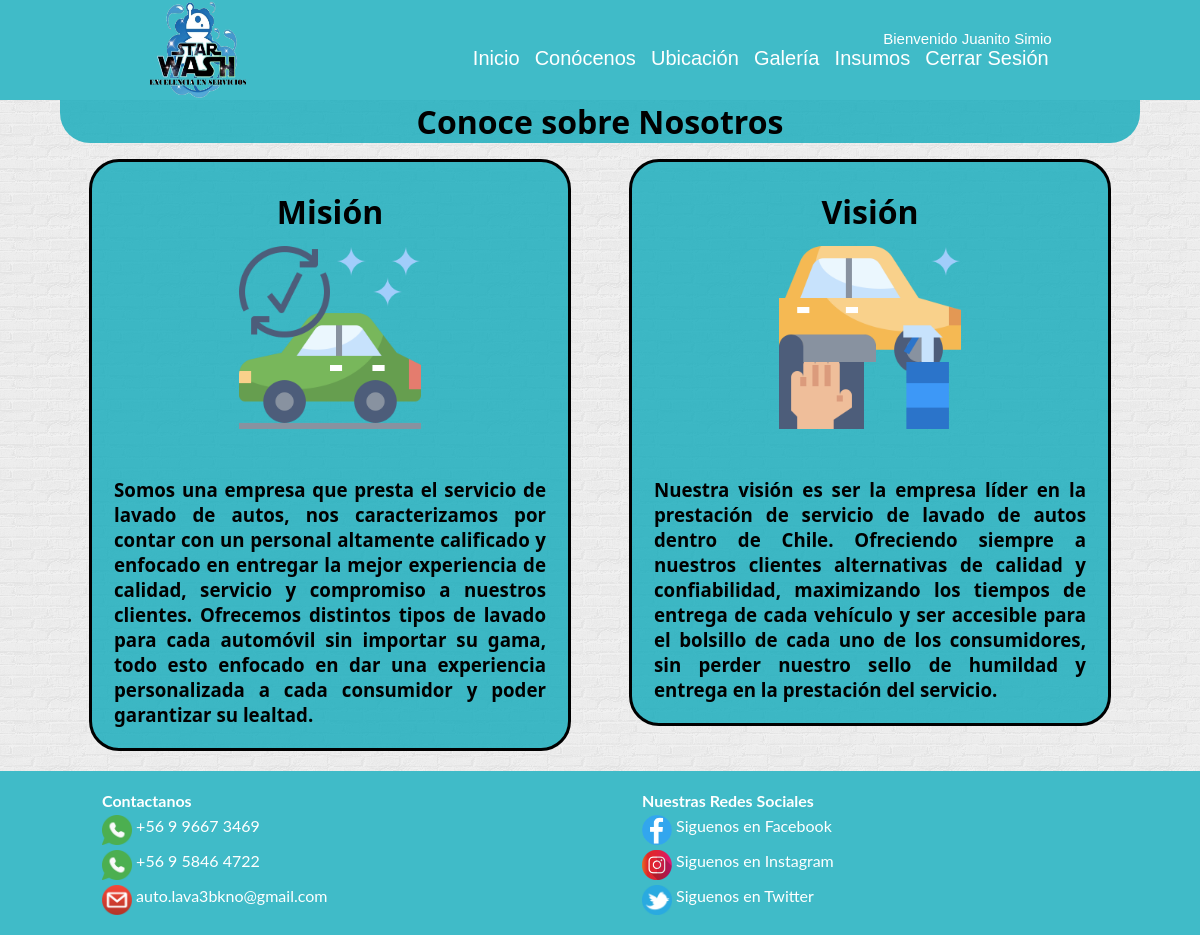
The page /conocenos/ (signed in) on the database its author committed.
### StarWash/models.py (models this page shows, shortened)
class MisionVision(models.Model):
    nombre=models.CharField(max_length=60,primary_key=True)
    mision = models.TextField()
    imagenMision=models.ImageField(upload_to='misionVision',null=True)
    vision = models.TextField()
    imagenVision=models.ImageField(upload_to='misionVision',null=True)

### StarWash/views.py (the view)
# urls.py: path('conocenos/',conocenos,name="CONOCENOS"),
def conocenos(request):
    myv = MisionVision.objects.all()
    return render(request,'web/conocenos.html',{'myv':myv})

### StarWash/templates/web/conocenos.html (shortened to what this page needs)
{% extends "web/base.html" %}
{% load static%}
{% block contenido %}
    <h1>Conoce sobre Nosotros</h1>
    {% for item in myv %}
    <div class="conocenos">
        <div class="mision">
            <h2>Misión</h2>
                        <img src="{{item.imagenMision.url}}" alt="">
            <h3>
                {{item.mision}}
            </h3>
        </div>
        <div class="vision">
            <h2>Visión</h2>
                        <img src="{{item.imagenVision.url}}" alt="">
            <h3>
                {{item.vision}}
            </h3>
        </div>
    </div>
    {% endfor %}
{% endblock contenido %}

### StarWash/templates/web/base.html (shortened to what this page needs)
<!DOCTYPE html>
<html lang="es">
{% load static %}
<head>
    <link rel="stylesheet" href="{% static 'css/estilos.css' %}"> {% block estilos %} {% endblock estilos %}
    <link rel="icon" href="{% static 'img/logo/Logo.png' %}" /> {% load pwa %} {% progressive_web_app_meta %}
</head>
<body>
    <header class="header">
        <div class="container logo-nav-container">
            <div class="logo">
                <a href="{% url 'INDEX' %}">
                    <img src="{% static 'img/logo/Logo.png' %}" alt="">
                </a>
            </div>
            <div class="barraMenu">
                <div class="bienvenidaUsuario">
                    {% if user.is_authenticated %}
                    <p> Bienvenido {{user.first_name}} {{user.last_name}}</p>
                    {% endif%}
                </div>
                <nav class="navigation">
                    <ul class="">
                        <li><a href="{% url 'INDEX' %}">Inicio</a></li>
                        <li><a href="{% url 'CONOCENOS' %}">Conócenos</a></li>
                        <li><a href="{% url 'UBICACION' %}">Ubicación</a></li>
                        <li><a href="{% url 'GALERIA' %}">Galería</a></li>
                        {% if user.is_authenticated %}
                        <li><a href="{% url 'INSUMOS' %}">Insumos</a></li>
                        <li><a href="{% url 'LOGOUT' %}">Cerrar Sesión</a></li>
                        {% else %}
                        <li><a href="{% url 'FORMULARIO' %}">Registrar</a></li>
                        <li><a href="{% url 'LOGIN' %}">Iniciar Sesión</a></li>
                        {% endif%}
                    </ul>
                </nav>
            </div>
        </div>
    </header>
    <main class="main">
        <div class="container">
            {% block contenido %} {% endblock contenido %}
        </div>
    </main>
    <footer class="footer">
        <div class="container">
            <div class="icon-footer ">
                <div class="contactanos">
                    <h4>Contactanos</h4>
                    <p>
                        <a href="https://web.whatsapp.com/ " target="_blank ">
                            <img src="{% static 'img/redesSociales/icon_whatsapp.png' %} "> +56 9 9667 3469
                        </a>
                    </p>
                    <p>
                        <a href="https://web.whatsapp.com/ " target="_blank ">
                            <img src="{% static 'img/redesSociales/icon_whatsapp.png' %} "> +56 9 5846 4722
                        </a>
                    </p>
                    <p>
                        <a href="https://www.gmail.com/mail/help/intl/es/about.html?iframe " target="_blank ">
                            <img src="{% static 'img/redesSociales/icon_gmail.png' %} "> auto.lava3bkno@gmail.com
                        </a>
                    </p>
                </div>
                <div class="redesSociales">
                    <h4>Nuestras Redes Sociales</h4>
                    <p>
                        <a href="https://www.facebook.com/miguel.lavado.1829 " target="_blank ">
                            <img src="{% static 'img/redesSociales/icon_facebook.png' %} "> Siguenos en Facebook
                        </a>
                    </p>
                    <p>
                        <a href="https://www.instagram.com/autolavtresope/?hl=en " target="_blank ">
                            <img src="{% static 'img/redesSociales/icon_instagram.png' %} "> Siguenos en Instagram
                        </a>
                    </p>
                    <p>
                        <a href="https://twitter.com/AutoLavado7 " target="_blank ">
                            <img src="{% static 'img/redesSociales/icon_twitter.png' %} "> Siguenos en Twitter
                        </a>
                    </p>
                </div>
            </div>
        </div>
    </footer>
</body>
</html>

### StarWash/static/css/estilos.css (style rules this page uses)
* { margin: 0 auto; }
.container { width: 90%; height: 100%; max-width: 1400px; margin: 0 auto; }
.container h1 { background: #1abc; text-align: center; margin-bottom: 5px; border-bottom-left-radius: 30px; border-bottom-right-radius: 30px; }
.header { background: #1abc; color: white; left: 0; top: 0; width: 100%; }
.header a { text-decoration: none; color: white; }
.logo { width: 100px; height: 100px; }
.logo img { width: 100%; height: 100%; }
.logo-nav-container { display: flex; justify-content: space-between; align-items: center; flex-wrap: wrap; }
.bienvenidaUsuario { text-align: right; margin-right: 0; text-decoration: none; color: white; font-family: 'Gill Sans', 'Gill Sans MT', Calibri, 'Trebuchet MS', sans-serif; font-size: 15px; }
.navigation ul li { display: inline-block; padding-left: 5px; right: 0; text-align: center; }
.navigation a { padding: 3px; transition: all 0.4s linear; border-radius: 5px; font-family: 'Gill Sans', 'Gill Sans MT', Calibri, 'Trebuchet MS', sans-serif; font-size: 20px; }
.main { width: 100%; height: 100%; font-family: 'Segoe UI', Tahoma, Geneva, Verdana, sans-serif; background-image: url(../img/brickwall.png); }
.footer { background: #1abc; width: 100%; margin-bottom: 0; position: relative; }
.footer h5, h4 { color: white; }
.icon-footer { display: flex; flex-wrap: wrap; padding-top: 20px; padding-bottom: 20px; }
.icon-footer img { height: 30px; width: 30px; margin-top: 5px; vertical-align: middle; }
.icon-footer a { text-decoration: none; color: white; }
.contactanos { width: 45%; padding-left: 30px; }
.redesSociales { width: 45%; padding-left: 30px; }
body { font-family: 'lato'; }
.conocenos { display: flex; flex-wrap: wrap; margin: 0 auto; justify-content: center; }
.mision { margin-top: 1%; margin-bottom: 20px; width: 40%; height: 40%; min-height: 500px; min-width: 220px; padding: 2%; align-content: center; text-align: center; background-color: #1abc; border-radius: 30px; border: solid black; }
.mision img { width: 45%; text-align: center; margin-bottom: 7px; }
.mision h2 { margin-top: 7px; text-align: center; margin-bottom: 7px; font-size: xx-large; }
.mision h3 { margin-top: 30px; text-align: justify; float: left; }
.vision { margin-top: 1%; margin-bottom: 20px; width: 40%; height: 40%; min-height: 500px; min-width: 220px; padding: 2%; align-content: center; text-align: center; background-color: #1abc; border-radius: 30px; border: solid black; }
.vision img { width: 45%; text-align: center; margin-bottom: 7px; }
.vision h2 { margin-top: 7px; text-align: center; margin-bottom: 7px; font-size: xx-large; }
.vision h3 { margin-top: 30px; text-align: justify; float: left; }

### rows shown on the page
MisionVision: imagenMision (picture), mision "Somos una empresa que presta el servicio de lavado de autos, nos caracterizamos por contar con un personal altamente calificado y enfocado en entregar la mejor experiencia de calidad, servicio y compromiso a nuestros clientes. Ofrecemos distintos tipos de lavado para cada automóvil sin importar su gama, todo esto enfocado en dar una experiencia personalizada a cada consumidor y poder garantizar su lealtad.", imagenVision (picture), vision "Nuestra visión es ser la empresa líder en la prestación de servicio de lavado de autos dentro de Chile. Ofreciendo siempre a nuestros clientes alternativas de calidad y confiabilidad, maximizando los tiempos de entrega de cada vehículo y ser accesible para el bolsillo de cada uno de los consumidores, sin perder nuestro sello de humildad y entrega en la prestación del servicio."

### other values the page prints
{{ user.first_name }} "Juanito"
{{ user.last_name }} "Simio"
